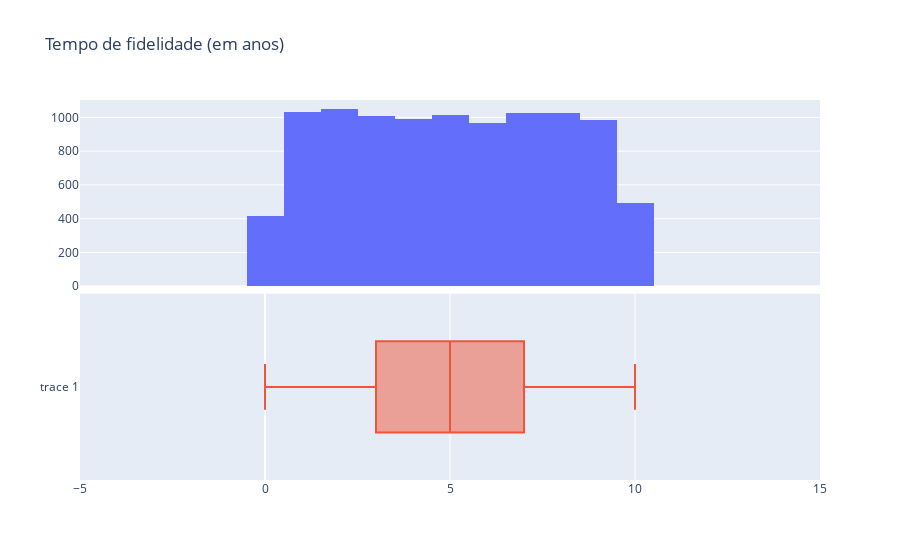

Notebook source saved alongside this figure:
### Code cell
from plotly.subplots import make_subplots
fig = make_subplots(rows=2, cols=1, shared_xaxes=True, vertical_spacing=0.02)

fig.add_trace(go.Histogram(x = df.TempoFidelidade), row=1, col=1)
fig.add_trace(go.Box(x = df.TempoFidelidade, orientation='h'), row=2, col=1)
fig.update_layout(showlegend=False, title='Tempo de fidelidade (em anos)')
fig.update_xaxes(range=(-5, 15))

fig.show()

### Figure 1 — Plotly figure (JSON) as saved in the notebook; plotly's stock layout.template omitted (floating-point values rounded to 4 significant figures; data arrays with more than 128 entries replaced by an {"elided": "..."} marker saying what was removed)
{"data": [{"type": "histogram", "x": {"elided": "10000 int values"}, "xaxis": "x", "yaxis": "y"}, {"orientation": "h", "type": "box", "x": {"elided": "10000 int values"}, "xaxis": "x2", "yaxis": "y2"}], "layout": {"showlegend": false, "title": {"text": "Tempo de fidelidade (em anos)"}, "xaxis": {"anchor": "y", "domain": [0, 1], "matches": "x2", "range": [-5, 15], "showticklabels": false}, "xaxis2": {"anchor": "y2", "domain": [0, 1], "range": [-5, 15]}, "yaxis": {"anchor": "x", "domain": [0.51, 1]}, "yaxis2": {"anchor": "x2", "domain": [0, 0.49]}}}
